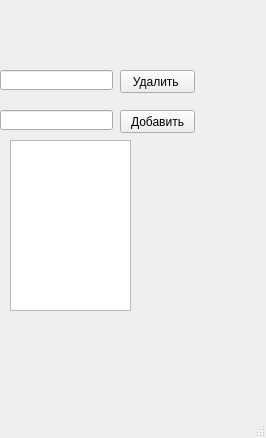
<?xml version="1.0" encoding="UTF-8"?>
<ui version="4.0">
 <class>MainWindow</class>
 <widget class="QMainWindow" name="MainWindow">
  <property name="geometry">
   <rect>
    <x>0</x>
    <y>0</y>
    <width>266</width>
    <height>438</height>
   </rect>
  </property>
  <property name="windowTitle">
   <string>MainWindow</string>
  </property>
  <widget class="QWidget" name="centralwidget">
   <widget class="QPushButton" name="addButton">
    <property name="geometry">
     <rect>
      <x>120</x>
      <y>110</y>
      <width>75</width>
      <height>23</height>
     </rect>
    </property>
    <property name="text">
     <string>Добавить</string>
    </property>
   </widget>
   <widget class="QPushButton" name="deleteButton">
    <property name="geometry">
     <rect>
      <x>120</x>
      <y>70</y>
      <width>75</width>
      <height>23</height>
     </rect>
    </property>
    <property name="text">
     <string>Удалить </string>
    </property>
   </widget>
   <widget class="QTableWidget" name="tableWidget">
    <property name="geometry">
     <rect>
      <x>10</x>
      <y>140</y>
      <width>121</width>
      <height>171</height>
     </rect>
    </property>
   </widget>
   <widget class="QLineEdit" name="addEdit">
    <property name="geometry">
     <rect>
      <x>0</x>
      <y>110</y>
      <width>113</width>
      <height>20</height>
     </rect>
    </property>
   </widget>
   <widget class="QLineEdit" name="deleteEdit">
    <property name="geometry">
     <rect>
      <x>0</x>
      <y>70</y>
      <width>113</width>
      <height>20</height>
     </rect>
    </property>
   </widget>
  </widget>
  <widget class="QMenuBar" name="menubar">
   <property name="geometry">
    <rect>
     <x>0</x>
     <y>0</y>
     <width>266</width>
     <height>21</height>
    </rect>
   </property>
  </widget>
  <widget class="QStatusBar" name="statusbar"/>
 </widget>
 <resources/>
 <connections/>
</ui>
